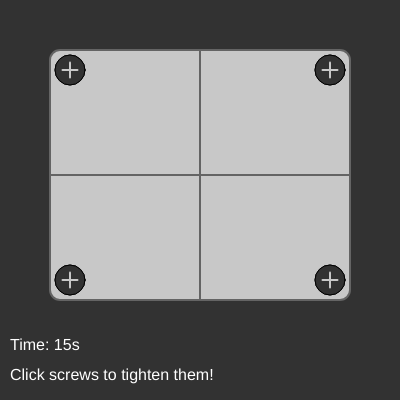
Frame 1 (no input)
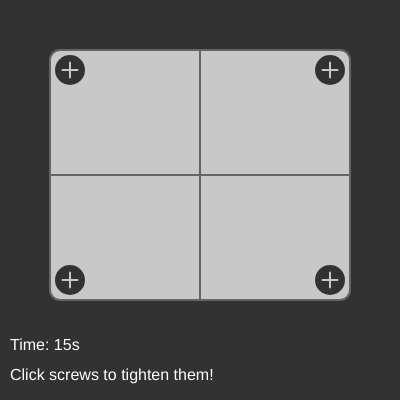
Frame 60 (no input)
Frame 120 (the mouse pressed at the canvas centre since frame 60): identical to frame 60, image omitted

The p5.js sketch that drew these frames (run headless with seeded random() and noise() and a simulated clock; from frame 60 on, the mouse is pressed at the canvas centre):

// p5.js sketch
// ── sketch.js
let screws = [];
let screwSize = 30;
let screwDepth = 50; // Total depth to screw in
let screwSpeed = 10; // Amount screwed in per click
let particles = [];
let timer = 15; // 15-second timer
let gameWon = false;
let gameLost = false;
let winDelay = 60; // Frames to wait after winning for particles to dissipate

function setup() {
  createCanvas(400, 400);

  // Adjust screw placement to align above decorative bolts
  let sheetX = 50;
  let sheetY = 50;
  let sheetWidth = width - 100;
  let sheetHeight = height - 150;

  screws = [
    { x: sheetX + 20, y: sheetY + 20, depth: 0, completed: false }, // Top-left
    { x: sheetX + sheetWidth - 20, y: sheetY + 20, depth: 0, completed: false }, // Top-right
    { x: sheetX + 20, y: sheetY + sheetHeight - 20, depth: 0, completed: false }, // Bottom-left
    { x: sheetX + sheetWidth - 20, y: sheetY + sheetHeight - 20, depth: 0, completed: false }, // Bottom-right
  ];

  // Timer setup
  setInterval(() => {
    if (!gameWon && !gameLost) {
      timer--;
      if (timer <= 0) {
        gameLost = true;
        noLoop();
      }
    }
  }, 1000);
}

function draw() {
  background(50); // Dark gray background

  // Draw the background (sheet metal and machine details)
  drawBackground();

  // Draw the screws
  for (let screw of screws) {
    drawScrew(screw.x, screw.y, screwSize, screw.depth);
  }

  // Update and draw particles
  updateParticles();

  // Display instructions or game status
  fill(255);
  textSize(16);
  if (gameLost) {
    drawCenteredText("Failure", color(255, 0, 0));
  } else if (gameWon) {
    winDelay--;
    if (winDelay <= 0) noLoop();
    drawCenteredText("Success!", color(0, 200, 0), true); // Success with outline
  } else {
    noStroke();
    text(`Time: ${timer}s`, 10, height - 50);
    text("Click screws to tighten them!", 10, height - 20);
    if (screws.every(screw => screw.depth >= screwDepth)) {
      gameWon = true;
    }
  }
}

function mousePressed() {
  if (gameWon || gameLost) return;

  // Check if a screw is clicked
  for (let screw of screws) {
    let d = dist(mouseX, mouseY, screw.x, screw.y);
    if (d < screwSize / 2 && screw.depth < screwDepth) {
      screw.depth += screwSpeed;
      if (screw.depth >= screwDepth && !screw.completed) {
        screw.completed = true;
        createParticles(screw.x, screw.y); // Create particle effect
      }
    }
  }
}

function drawBackground() {
  // Draw sheet metal
  push();
  fill(200);
  stroke(100);
  strokeWeight(2);
  rect(50, 50, width - 100, height - 150, 10); // Rounded rectangle for sheet metal
  pop();

  // Draw machine grooves and details
  push();
  stroke(100);
  strokeWeight(2);
  line(50, height / 2 - 25, width - 50, height / 2 - 25); // Centered horizontal groove
  line(width / 2, 50, width / 2, height - 100); // Vertical groove
  pop();

  // Draw bolts on sheet metal corners
  push();
  fill(100);
  noStroke();
  ellipse(70, 70, 15, 15); // Top-left bolt
  ellipse(width - 70, 70, 15, 15); // Top-right bolt
  ellipse(70, height - 120, 15, 15); // Bottom-left bolt
  ellipse(width - 70, height - 120, 15, 15); // Bottom-right bolt
  pop();
}

function drawScrew(x, y, size, depth) {
  let progress = depth / screwDepth;

  // Screw hole
  push();
  fill(100);
  noStroke();
  ellipse(x, y, size, size);
  pop();

  // White border fades to light gray and shrinks as screwed in
  let borderColor = lerpColor(color(255), color(180), progress); // White to light gray
  fill(borderColor);
  let borderSize = size - progress * (size / 4);
  ellipse(x, y, borderSize, borderSize);

  // Screw head (Philips style cross, shrinks slightly but remains visible)
  fill(50); // Darker grey screw head
  let headSize = max(size * 0.5, size - progress * (size * 0.5)); // Ensure a minimum visible size
  ellipse(x, y, headSize, headSize);

  // Philips cross (scales with head size)
  push();
  stroke(200); // Light grey for the cross
  strokeWeight(2);
  line(x - headSize / 4, y, x + headSize / 4, y); // Horizontal line
  line(x, y - headSize / 4, x, y + headSize / 4); // Vertical line
  pop();
}

function drawCenteredText(msg, color, outline = false) {
  textAlign(CENTER, CENTER);
  textSize(32);
  let x = width / 2;
  let y = height / 2 - 25; // Centered to intersecting lines
  if (outline) {
    stroke(0);
    strokeWeight(3);
  } else {
    noStroke();
  }
  fill(color);
  text(msg, x, y);
}

function createParticles(x, y) {
  for (let i = 0; i < 15; i++) {
    let angle = random(TWO_PI);
    let speed = random(2, 5);
    particles.push({
      x: x,
      y: y,
      vx: cos(angle) * speed,
      vy: sin(angle) * speed,
      alpha: 255, // Opacity of the particle
    });
  }
}

function updateParticles() {
  for (let i = particles.length - 1; i >= 0; i--) {
    let p = particles[i];
    p.x += p.vx;
    p.y += p.vy;
    p.alpha -= 255 / 30; // Fade out over 30 frames (1 second at 60 FPS)
    if (p.alpha <= 0) {
      particles.splice(i, 1); // Remove faded particles
    } else {
      push();
      noStroke();
      fill(255, p.alpha); // White particles fading out
      ellipse(p.x, p.y, 5, 5);
      pop();
    }
  }
}

// ── style.css
html, body {
  margin: 0;
  padding: 0;
}

canvas {
  position: fixed;
  display: flex;
  top: 50%;
  left: 50%;
  transform: translate(-50%, -50%);
  z-index: 10;
}
